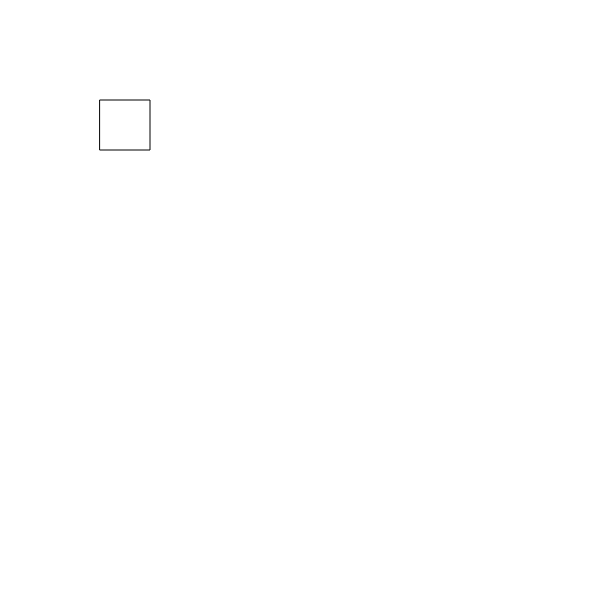
Frame 1 (no input)
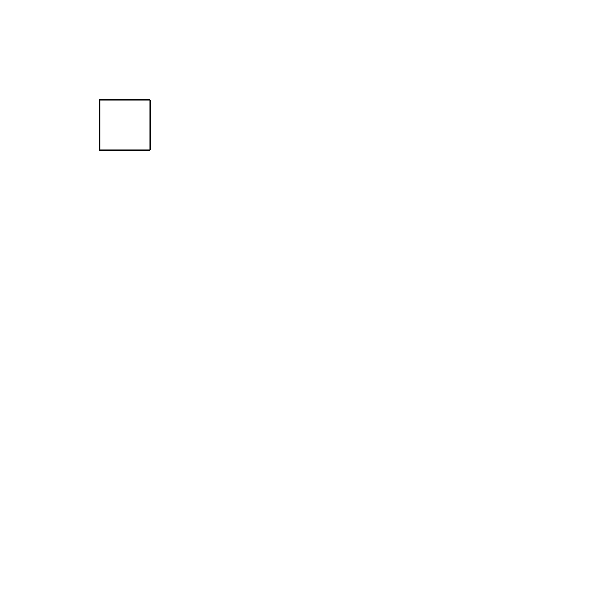
Frame 60 (no input)
Frame 120 (the mouse pressed at the canvas centre since frame 60): identical to frame 60, image omitted

The p5.js sketch that drew these frames (run headless with seeded random() and noise() and a simulated clock; from frame 60 on, the mouse is pressed at the canvas centre):

// p5.js sketch
// ── sketch.js
function setup() {
  createCanvas(600, 600);
}

function draw() {
  rect(100, 100, 50, 50);
}
